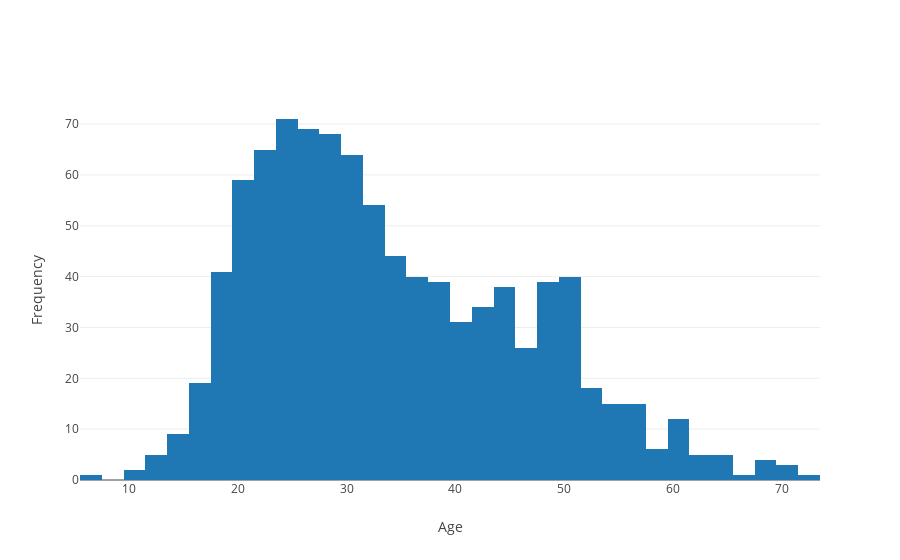

Write notebook code for a chart like this one.
### Markdown cell above
### Distribution of age group

### Code cell
data = [go.Histogram(x = data_user.age)]
layout = dict(xaxis = dict(title = 'Age'),
              yaxis = dict(title = 'Frequency'),
              )
fig = dict(data = data, layout = layout)
plot.iplot(fig, filename='Age histogram')

### Figure 1 — Plotly figure (JSON) as saved in the notebook; plotly's stock layout.template omitted (floating-point values rounded to 4 significant figures; data arrays with more than 128 entries replaced by an {"elided": "..."} marker saying what was removed)
{"data": [{"type": "histogram", "x": {"elided": "943 int values"}}], "layout": {"xaxis": {"title": "Age"}, "yaxis": {"title": "Frequency"}}}
